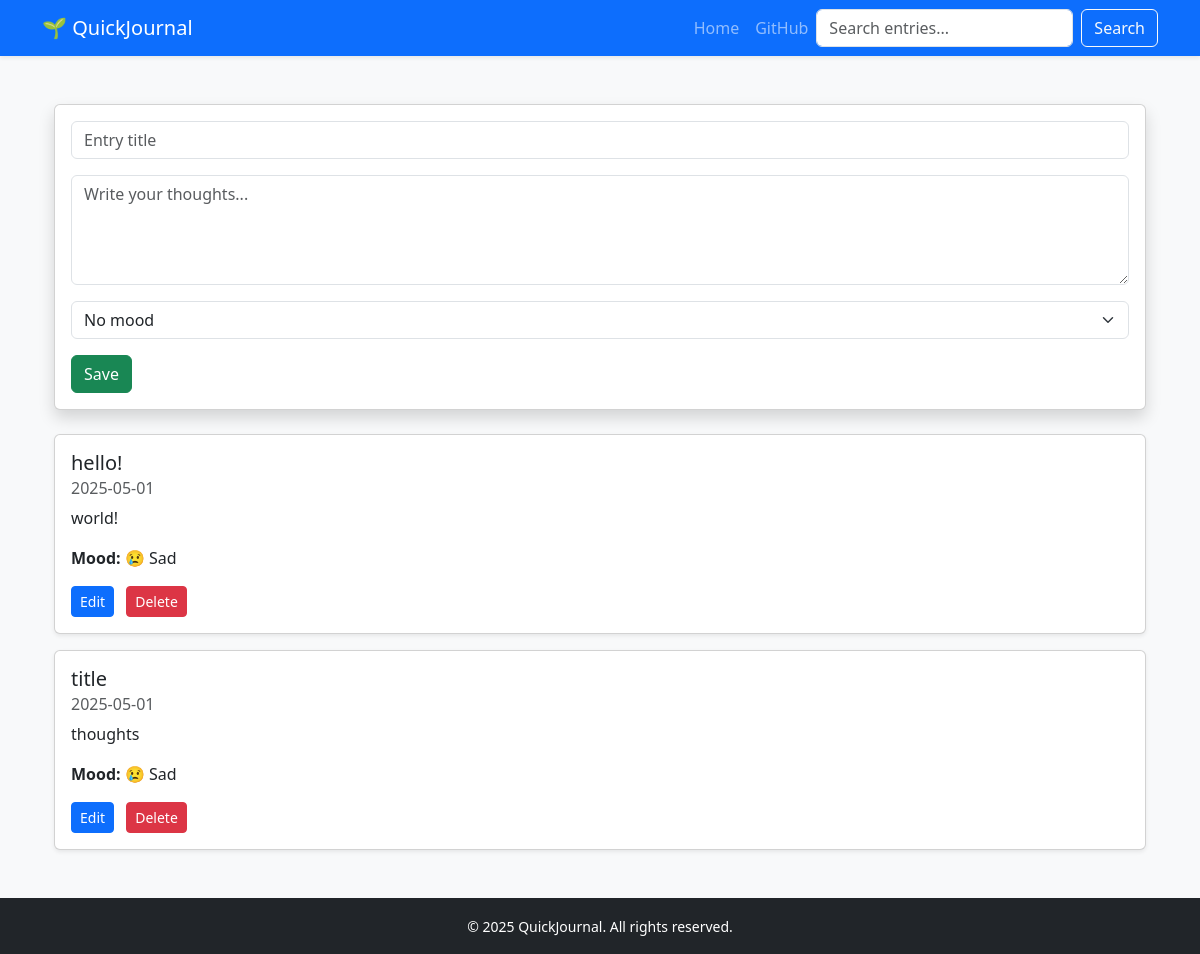
/, run on an earlier commit of the app's database.
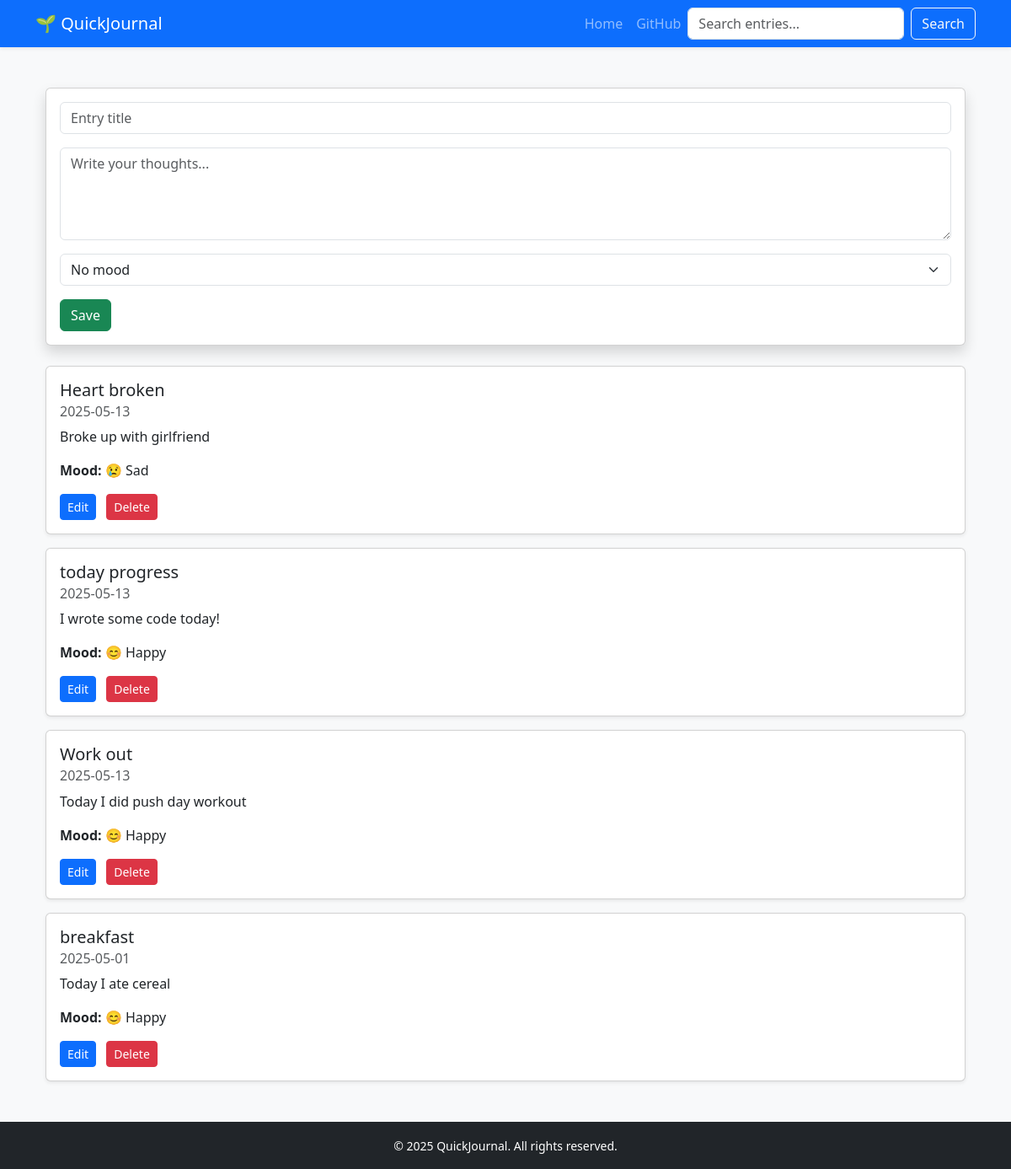
And on a later commit of the database.
### models.py (models this page shows, shortened)
class JournalEntry(db.Model):
    id = db.Column(db.Integer, primary_key=True)
    title = db.Column(db.String(200), nullable=False)
    mood = db.Column(db.String(100))
    content = db.Column(db.Text, nullable=False)
    date_created = db.Column(db.DateTime, default=func.now())
    user_id = db.Column(
        db.Integer, db.ForeignKey("user.id"), nullable=True
    )  # will be added later

### app.py (the view)
@app.route("/", methods=["GET", "POST"])
def index():
    if request.method == "POST":
        title = request.form["title"]
        content = request.form["content"]
        mood = request.form.get("mood")
        new_entry = JournalEntry(title=title, content=content, mood=mood)
        try:
            db.session.add(new_entry)
            db.session.commit()
            return redirect("/")
        except Exception as e:
            print(f"Error: {e}")  # Print the actual error!
            return "Error saving journal entry."
    else:
        query = request.args.get("q")
        if query:
            entries = (
                JournalEntry.query.filter(
                    (JournalEntry.title.contains(query))
                    | (JournalEntry.content.contains(query))
                )
                .order_by(JournalEntry.date_created.desc())
                .all()
            )
        else:
            entries = JournalEntry.query.order_by(
                JournalEntry.date_created.desc()
            ).all()
        return render_template("index.html", entries=entries, mood_icons=mood_icons)

### templates/index.html
{% extends "base.html" %}
{% block content %}
<div class="container my-5">
    <div class="card mb-4 shadow">
        <div class="card-body">
            <form method="POST">
                <div class="mb-3">
                    <input type="text" name="title" class="form-control" placeholder="Entry title" required>
                </div>
                <div class="mb-3">
                    <textarea name="content" class="form-control" placeholder="Write your thoughts..." rows="4" required></textarea>
                </div>
                <div class="mb-3">
                    <select name="mood" class="form-select">
                        {% for mood_key, mood_value in mood_icons.items() %}
                            <option value="{{ mood_key }}" {% if "" == mood_key %} selected {% endif %}>
                                {{ mood_value }}
                            </option>
                        {% endfor %}
                    </select>
                </div>
                <button type="submit" class="btn btn-success">Save</button>
            </form>
        </div>
    </div>
    {% for entry in entries %}
        <div class="card mb-3 shadow-sm">
            <div class="card-body">
                <h5 class="card-title">{{ entry.title }}</h5>
                <h6 class="card-subtitle mb-2 text-muted">{{ entry.date_created.strftime('%Y-%m-%d') }}</h6>
                <p class="card-text">{{ entry.content }}</p>
                <p><strong>Mood:</strong> {{ mood_icons.get(entry.mood, "No mood") }}</p>
                <a href="/edit/{{ entry.id }}" class="btn btn-sm btn-primary me-2">Edit</a>
                <a href="/delete/{{ entry.id }}" class="btn btn-sm btn-danger">Delete</a>
            </div>
        </div>
    {% endfor %}
</div>
{% endblock %}

What changed in the data, as far as the page shows it:
removed JournalEntry: title "hello!", date_created "2025-05-01", content "world!", get "😢 Sad"
added JournalEntry: title "Heart broken", date_created "2025-05-13", content "Broke up with girlfriend", get "😢 Sad"
added JournalEntry: title "today progress", date_created "2025-05-13", content "I wrote some code today!", get "😊 Happy"
added JournalEntry: title "Work out", date_created "2025-05-13", content "Today I did push day workout", get "😊 Happy"
changed JournalEntry: title "title" → "breakfast"; content "thoughts" → "Today I ate cereal"; get "😢 Sad" → "😊 Happy"
